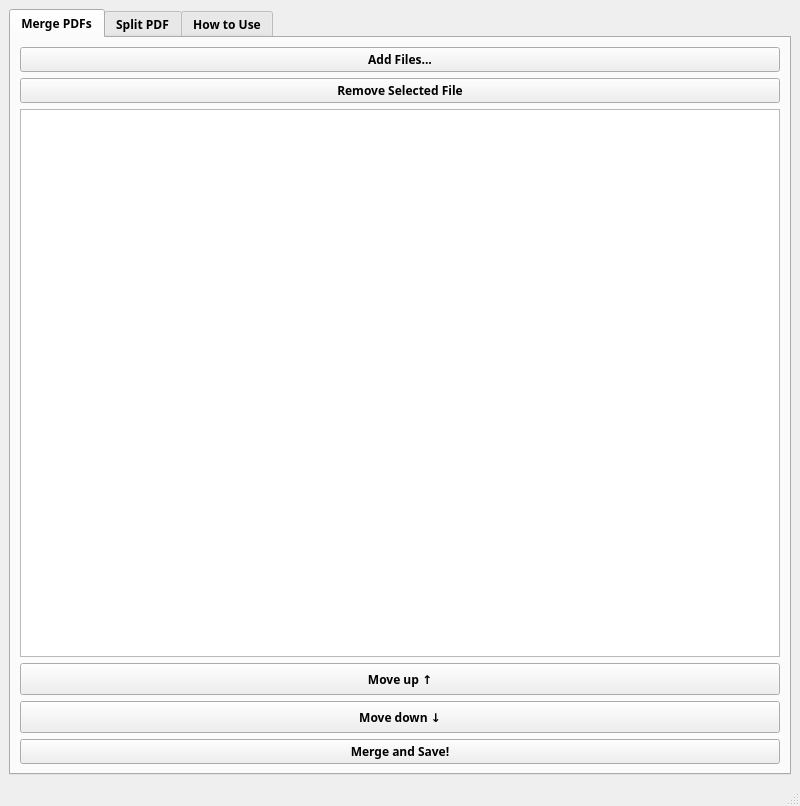
<?xml version="1.0" encoding="UTF-8"?>
<ui version="4.0">
 <class>MainWindow</class>
 <widget class="QMainWindow" name="MainWindow">
  <property name="geometry">
   <rect>
    <x>0</x>
    <y>0</y>
    <width>800</width>
    <height>806</height>
   </rect>
  </property>
  <property name="windowTitle">
   <string>MainWindow</string>
  </property>
  <widget class="QWidget" name="centralwidget">
   <layout class="QGridLayout" name="gridLayout">
    <item row="0" column="0">
     <widget class="QTabWidget" name="tabWidget">
      <property name="font">
       <font>
        <family>Montserrat</family>
        <bold>true</bold>
       </font>
      </property>
      <property name="currentIndex">
       <number>0</number>
      </property>
      <widget class="QWidget" name="merge_pdfs">
       <attribute name="title">
        <string>Merge PDFs</string>
       </attribute>
       <layout class="QVBoxLayout" name="verticalLayout">
        <item>
         <layout class="QVBoxLayout" name="verticalLayout_4">
          <item>
           <widget class="QPushButton" name="btnAddFiles">
            <property name="text">
             <string>Add Files...</string>
            </property>
           </widget>
          </item>
          <item>
           <widget class="QPushButton" name="btnRemoveSelected">
            <property name="text">
             <string>Remove Selected File</string>
            </property>
           </widget>
          </item>
         </layout>
        </item>
        <item>
         <widget class="QListWidget" name="listMergeFiles"/>
        </item>
        <item>
         <widget class="QPushButton" name="btnMoveUp">
          <property name="minimumSize">
           <size>
            <width>233</width>
            <height>32</height>
           </size>
          </property>
          <property name="text">
           <string>Move up ↑</string>
          </property>
         </widget>
        </item>
        <item>
         <widget class="QPushButton" name="btnMoveDown">
          <property name="minimumSize">
           <size>
            <width>233</width>
            <height>32</height>
           </size>
          </property>
          <property name="text">
           <string>Move down ↓</string>
          </property>
         </widget>
        </item>
        <item>
         <widget class="QPushButton" name="btnMerge">
          <property name="text">
           <string>Merge and Save!</string>
          </property>
         </widget>
        </item>
       </layout>
      </widget>
      <widget class="QWidget" name="split_pdf">
       <attribute name="title">
        <string>Split PDF</string>
       </attribute>
       <layout class="QVBoxLayout" name="verticalLayout_2">
        <item>
         <widget class="QPushButton" name="btnSelectSplit">
          <property name="text">
           <string>Select PDF to Split...</string>
          </property>
         </widget>
        </item>
        <item>
         <widget class="QPushButton" name="btnClearSplit">
          <property name="text">
           <string>Clear Split</string>
          </property>
         </widget>
        </item>
        <item>
         <widget class="QLabel" name="label">
          <property name="text">
           <string>Target File Path:</string>
          </property>
         </widget>
        </item>
        <item>
         <widget class="QLineEdit" name="txtSplitPath">
          <property name="readOnly">
           <bool>true</bool>
          </property>
         </widget>
        </item>
        <item>
         <layout class="QHBoxLayout" name="horizontalLayout_2">
          <item>
           <widget class="QPushButton" name="btnSelectAll">
            <property name="text">
             <string>Select All</string>
            </property>
           </widget>
          </item>
          <item>
           <widget class="QPushButton" name="btnClear">
            <property name="text">
             <string>Clear Selection</string>
            </property>
           </widget>
          </item>
          <item>
           <widget class="QPushButton" name="btnInvert">
            <property name="text">
             <string>Invert Selection</string>
            </property>
           </widget>
          </item>
         </layout>
        </item>
        <item>
         <widget class="QListWidget" name="listPages">
          <property name="selectionMode">
           <enum>QAbstractItemView::SelectionMode::MultiSelection</enum>
          </property>
          <property name="movement">
           <enum>QListView::Movement::Static</enum>
          </property>
          <property name="resizeMode">
           <enum>QListView::ResizeMode::Adjust</enum>
          </property>
          <property name="viewMode">
           <enum>QListView::ViewMode::IconMode</enum>
          </property>
         </widget>
        </item>
        <item>
         <layout class="QHBoxLayout" name="horizontalLayout_3">
          <item>
           <widget class="QRadioButton" name="radioSingle">
            <property name="text">
             <string>Extract to Single PDF</string>
            </property>
           </widget>
          </item>
          <item>
           <widget class="QRadioButton" name="radioSeparate">
            <property name="text">
             <string>Split into Separate PDFs</string>
            </property>
           </widget>
          </item>
         </layout>
        </item>
        <item>
         <widget class="QPushButton" name="btnSplit">
          <property name="text">
           <string>Save</string>
          </property>
         </widget>
        </item>
       </layout>
      </widget>
      <widget class="QWidget" name="tab">
       <attribute name="title">
        <string>How to Use</string>
       </attribute>
       <layout class="QVBoxLayout" name="verticalLayout_3">
        <item>
         <widget class="QTextBrowser" name="txtHelp"/>
        </item>
       </layout>
      </widget>
     </widget>
    </item>
   </layout>
  </widget>
  <widget class="QMenuBar" name="menubar">
   <property name="geometry">
    <rect>
     <x>0</x>
     <y>0</y>
     <width>800</width>
     <height>33</height>
    </rect>
   </property>
  </widget>
  <widget class="QStatusBar" name="statusbar"/>
 </widget>
 <resources/>
 <connections/>
</ui>
